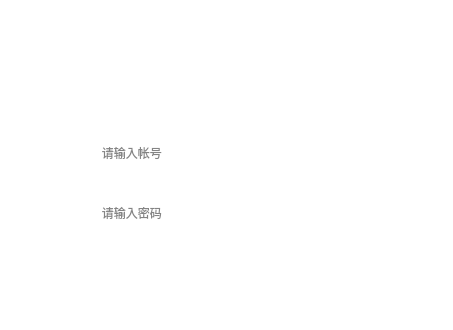
<?xml version="1.0" encoding="UTF-8"?>
<ui version="4.0">
 <class>Dialog</class>
 <widget class="QDialog" name="Dialog">
  <property name="geometry">
   <rect>
    <x>0</x>
    <y>0</y>
    <width>453</width>
    <height>330</height>
   </rect>
  </property>
  <property name="minimumSize">
   <size>
    <width>453</width>
    <height>330</height>
   </size>
  </property>
  <property name="maximumSize">
   <size>
    <width>453</width>
    <height>330</height>
   </size>
  </property>
  <property name="windowTitle">
   <string>Dialog</string>
  </property>
  <property name="styleSheet">
   <string notr="true">background-color: rgb(255, 255, 255);</string>
  </property>
  <widget class="QToolButton" name="toolButton">
   <property name="geometry">
    <rect>
     <x>70</x>
     <y>20</y>
     <width>101</width>
     <height>91</height>
    </rect>
   </property>
   <property name="styleSheet">
    <string notr="true">background-image: url(:/images/yunlogo.png);
border-style: flat;</string>
   </property>
   <property name="text">
    <string/>
   </property>
  </widget>
  <widget class="QToolButton" name="toolButton_2">
   <property name="geometry">
    <rect>
     <x>204</x>
     <y>40</y>
     <width>191</width>
     <height>61</height>
    </rect>
   </property>
   <property name="styleSheet">
    <string notr="true">background-image: url(:/images/yuncunchu.png);
border-style: flat;</string>
   </property>
   <property name="text">
    <string/>
   </property>
  </widget>
  <widget class="QLineEdit" name="ledit_email">
   <property name="geometry">
    <rect>
     <x>80</x>
     <y>130</y>
     <width>308</width>
     <height>51</height>
    </rect>
   </property>
   <property name="styleSheet">
    <string notr="true">background-image: url(:/images/enter.png);
color: rgb(132, 132, 132);
font: 12pt &quot;Droid Sans Fallback&quot;;
border-style: flat;</string>
   </property>
   <property name="inputMethodHints">
    <set>Qt::ImhNone</set>
   </property>
   <property name="text">
    <string>      请输入帐号</string>
   </property>
  </widget>
  <widget class="QLineEdit" name="ledit_password">
   <property name="geometry">
    <rect>
     <x>80</x>
     <y>190</y>
     <width>308</width>
     <height>51</height>
    </rect>
   </property>
   <property name="styleSheet">
    <string notr="true">background-image: url(:/images/enter.png);
border-style: flat;
color: rgb(132, 132, 132);
font: 12pt &quot;Droid Sans Fallback&quot;;</string>
   </property>
   <property name="inputMethodHints">
    <set>Qt::ImhNone</set>
   </property>
   <property name="text">
    <string>      请输入密码</string>
   </property>
  </widget>
  <widget class="QToolButton" name="btn_register">
   <property name="geometry">
    <rect>
     <x>140</x>
     <y>260</y>
     <width>111</width>
     <height>45</height>
    </rect>
   </property>
   <property name="styleSheet">
    <string notr="true">background-image: url(:/images/register.png);
border-style: flat;</string>
   </property>
   <property name="text">
    <string/>
   </property>
  </widget>
  <widget class="QToolButton" name="btn_login">
   <property name="geometry">
    <rect>
     <x>270</x>
     <y>260</y>
     <width>111</width>
     <height>45</height>
    </rect>
   </property>
   <property name="styleSheet">
    <string notr="true">background-image: url(:/images/login.png);
border-style: flat;</string>
   </property>
   <property name="text">
    <string/>
   </property>
  </widget>
 </widget>
 <resources>
  <include location="../resource.qrc"/>
 </resources>
 <connections/>
</ui>
